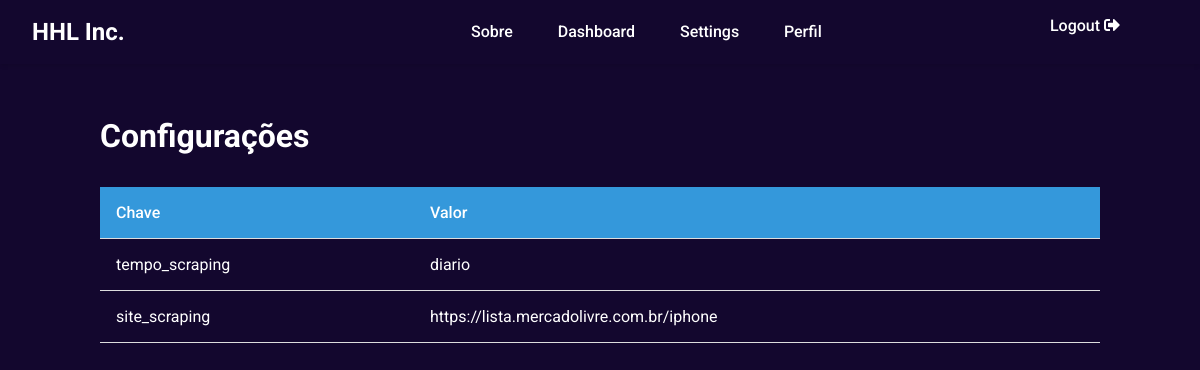
Page /settings (signed in) on the earlier database version.
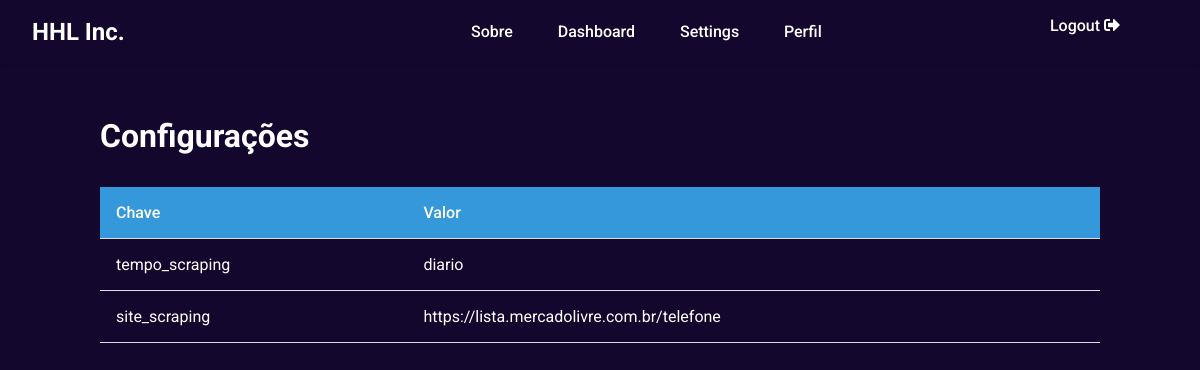
Same page on the later database version.
### app/models.py (models this page shows, shortened)
class Configuracoes(db.Model):
    id: so.Mapped[int] = so.mapped_column(primary_key=True)
    chave_configuracao: so.Mapped[str] = so.mapped_column(sa.String(200))
    valor_configuracao: so.Mapped[str] = so.mapped_column(sa.String(200))
    user_id: so.Mapped[int] = so.mapped_column(sa.ForeignKey(User.id), index=True)
    usuario: so.Mapped[User] = so.relationship(back_populates='configuracoes')

### app/routes.py (the view)
@app.route('/settings')
@login_required
def settings():
    configuracoes = Configuracoes.query.filter_by(user_id=current_user.id).all()
    return render_template('settings.html', configuracao=configuracoes)

### app/__init__.py (called while the page is built)
@login.user_loader
def load_user(user_id):
    return User.query.get(int(user_id))

### app/templates/settings.html
{% extends "base.html" %}
{% block content %}
<div class="settings-container">
  <h1>Configurações</h1>
  <table class="settings-table">
    <thead>
      <tr>
        <th>Chave</th>
        <th>Valor</th>
      </tr>
    </thead>
    <tbody>
      {% for c in configuracao %}
      <tr>
        <td>{{ c.chave_configuracao }}</td>
        <td>{{ c.valor_configuracao }}</td>
      </tr>
      {% endfor %}
    </tbody>
  </table>
</div>
{% endblock %}

### app/templates/base.html (shortened to what this page needs)
<!DOCTYPE html>
<html lang="pt-br">
  <head>
    <link
      rel="stylesheet"
      href="{{ url_for('static', filename='css/style.css') }}"
    />
    <link
      rel="stylesheet"
      href="https://cdnjs.cloudflare.com/ajax/libs/font-awesome/5.15.4/css/all.min.css"
    />
  </head>
  <body>
    <header>
      <div class="logo">HHL Inc.</div>
      <nav>
        <div class="nav-center">
          <a href="{{ url_for('sobre') }}">Sobre</a>
          {% if current_user.is_authenticated %}
          <a href="{{ url_for('dashboard') }}">Dashboard</a>
          <a href="{{ url_for('settings') }}">Settings</a>
          <a href="{{ url_for('perfil') }}">Perfil</a>
          {% endif %}
        </div>
        <div class="nav-right">
          {% if current_user.is_authenticated %}
          <a href="{{ url_for('logout') }}">
            Logout <i class="fas fa-sign-out-alt"></i>
          </a>
          {% else %}
          <a href="{{ url_for('login') }}">Login</a>
          {% endif %}
        </div>
      </nav>
    </header>
    <main>{% block content %}{% endblock %}</main>
  </body>
</html>

### app/static/css/style.css (style rules this page uses)
html, body { font-family: 'Roboto', sans-serif; margin: 0; padding: 0; width: 100%; height: 100%; overflow-x: hidden; background-color: #13072e; }
body { overscroll-behavior-y: contain; }
header { display: flex; justify-content: space-between; align-items: center; padding: 1rem 2rem; background-color: #13072e; box-shadow: 0 2px 4px rgba(0, 0, 0, 0.1); position: relative; }
.logo { font-size: 1.5rem; font-weight: 700; color: white; flex-shrink: 0; }
nav { display: flex; width: 100%; justify-content: center; position: relative; }
.nav-center { display: flex; gap: 0.8rem; }
.nav-right { position: absolute; right: 2rem; }
nav a { text-decoration: none; color: white; font-weight: 500; padding: 0.4rem 1rem; border-radius: 4px; transition: background-color 0.3s, color 0.3s; white-space: nowrap; }
.settings-container { padding: 2rem; max-width: 1000px; margin: 0 auto; color: white; }
.settings-table { width: 100%; border-collapse: collapse; margin: 2rem 0; }
.settings-table th, .settings-table td { padding: 1rem; text-align: left; border-bottom: 1px solid #ddd; }
.settings-table th { background-color: #3498db; font-weight: 500; }

Differences in the rows shown:
changed Configuracoes "site_scraping": valor_configuracao "https://lista.mercadolivre.com.br/iphone" → "https://lista.mercadolivre.com.br/telefone"
